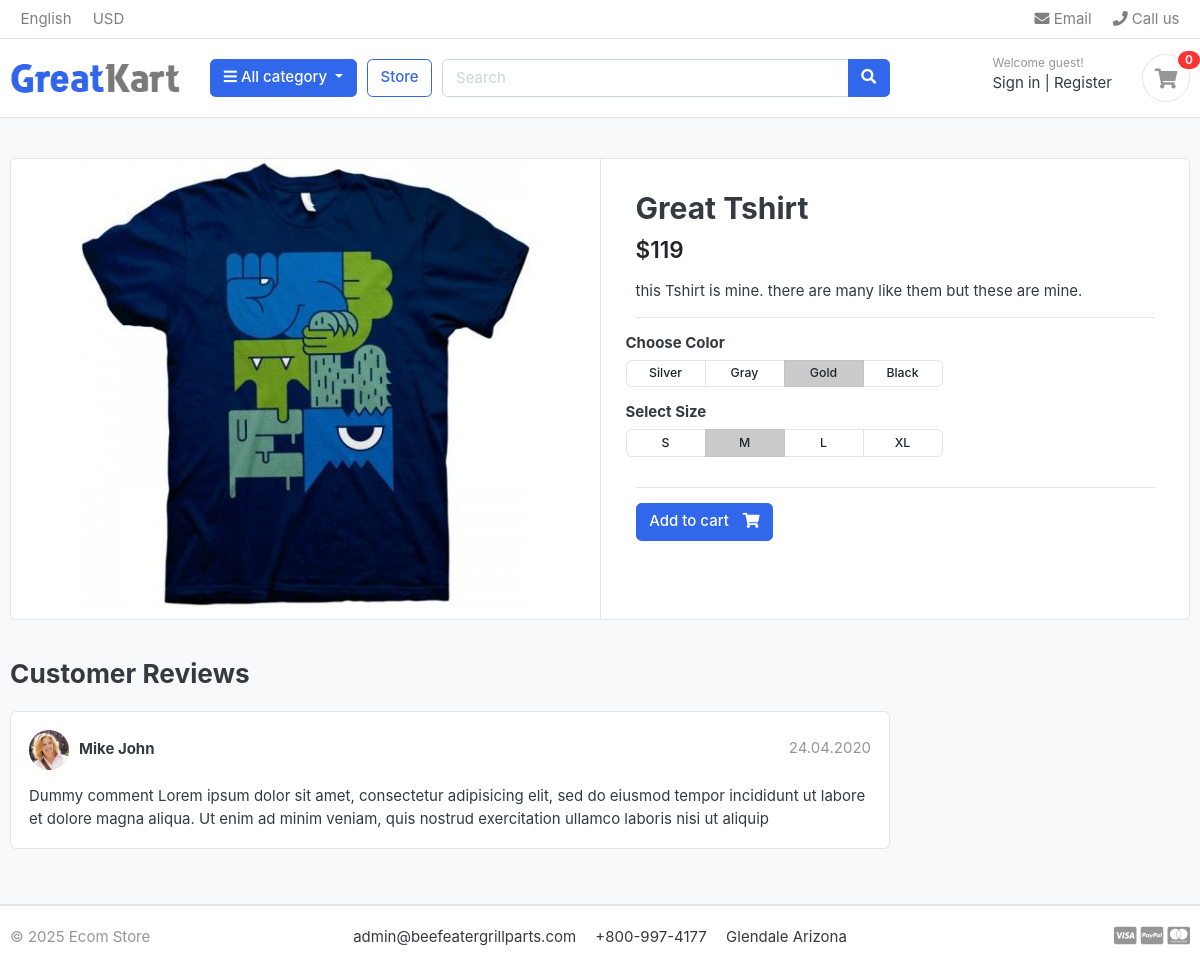
The page /store/t-shirt/great-tshirt/ on the database as committed earlier.
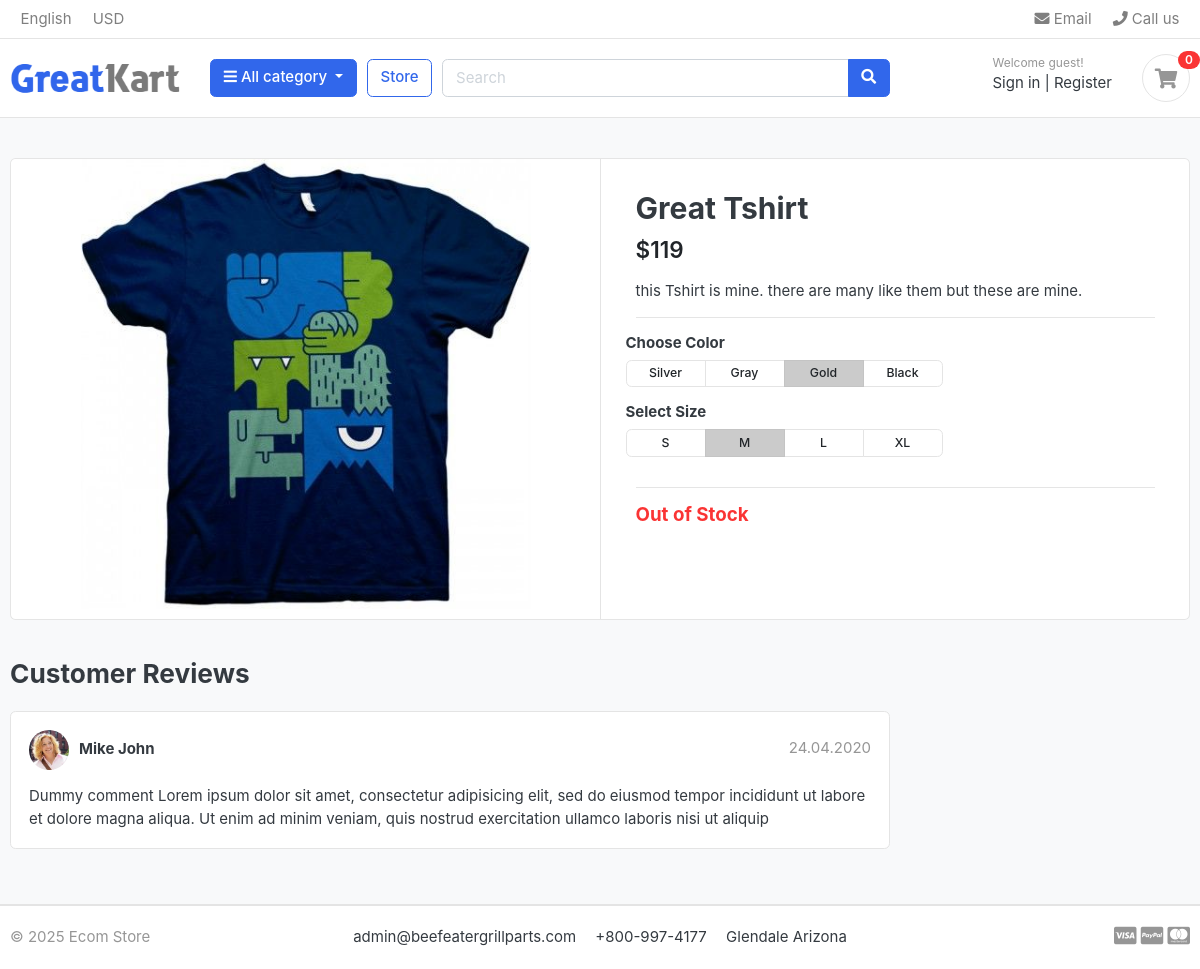
The same page on the database as committed later.
### store/models.py (models this page shows, shortened)
class Product(models.Model):
    product_name   = models.CharField(max_length=200, unique=True)
    slug           = models.SlugField(max_length=200, unique=True)
    description    = models.TextField(max_length=500, blank=True)
    price          = models.IntegerField()
    images         = models.ImageField(upload_to='photos/products')
    stock          = models.IntegerField()
    is_available   = models.BooleanField(default=True)
    category       = models.ForeignKey(Category, on_delete=models.CASCADE)
    created_date   = models.DateTimeField(auto_now_add=True)
    modified_date  = models.DateTimeField(auto_now=True)

### store/views.py (the view)
# urls.py: path('<slug:category_slug>/<slug:product_slug>/', views.product_detail, name='product_detail'),
def product_detail(request, category_slug, product_slug):
    try:
        single_product = Product.objects.get(category__slug=category_slug, slug=product_slug)
    except Exception as e:
        raise e
    context = {
        'single_product': single_product,
    }
    return render(request, 'store/product_detail.html', context)

### category/context_processors.py (called while the page is built)
def menu_links(request):
    links = Category.objects.all()
    return dict(links=links)

### category/models.py (called while the page is built)
    def get_url(self):
        return reverse('products_by_category', args=[self.slug])

### templates/store/product_detail.html
{% extends 'base.html' %}
{% load static %}
{% block content %}
<section class="section-content padding-y bg">
<div class="container">
<div class="card">
	<div class="row no-gutters">
		<aside class="col-md-6">
<article class="gallery-wrap">
	<div class="img-big-wrap">
	   <a href="#"><img src="{{ single_product.images.url }}"></a>
	</div>
</article>
		</aside>
		<main class="col-md-6 border-left">
<article class="content-body">
<h2 class="title">{{ single_product.product_name }}</h2>
<div class="mb-3">
	<var class="price h4">${{ single_product.price }}</var>
</div>
<p>{{ single_product.description }}</p>
<hr>
	<div class="row">
		<div class="item-option-select">
			<h6>Choose Color</h6>
			<div class="btn-group btn-group-sm btn-group-toggle" data-toggle="buttons">
			  <label class="btn btn-light">
			    <input type="radio" name="radio_color"> Silver
			  </label>
			  <label class="btn btn-light">
			    <input type="radio" name="radio_color" > Gray
			  </label>
			  <label class="btn btn-light active">
			    <input type="radio" name="radio_color checked"> Gold
			  </label>
			  <label class="btn btn-light">
			    <input type="radio" name="radio_color"> Black
			  </label>
			</div>
		</div>
	</div>
	<div class="row">
		<div class="item-option-select">
			<h6>Select Size</h6>
			<div class="btn-group btn-group-sm btn-group-toggle" data-toggle="buttons">
			  <label class="btn btn-light">
			    <input type="radio" name="radio_color"> S
			  </label>
			  <label class="btn btn-light active">
			    <input type="radio" name="radio_color" checked> M
			  </label>
			  <label class="btn btn-light">
			    <input type="radio" name="radio_color"> L
			  </label>
			  <label class="btn btn-light">
			    <input type="radio" name="radio_color"> XL
			  </label>
			</div>
		</div>
	</div>
	<hr>
	{% if single_product.stock <= 0 %}
	  <h5 class="text-danger">Out of Stock</h5>
	  {% else %}
		<a href="{% url 'add_cart' single_product.id %}" class="btn  btn-primary"> <span class="text">Add to cart</span> <i class="fas fa-shopping-cart"></i>  </a>
	{% endif %}
</article>
		</main>
	</div>
</div>
<br>
<div class="row">
			<div class="col-md-9">
	<header class="section-heading">
		<h3>Customer Reviews </h3>
	</header>
	<article class="box mb-3">
		<div class="icontext w-100">
			<img src="{% static './images/avatars/avatar1.jpg' %}" class="img-xs icon rounded-circle">
			<div class="text">
				<span class="date text-muted float-md-right">24.04.2020 </span>
				<h6 class="mb-1">Mike John </h6>
			</div>
		</div>
		<div class="mt-3">
			<p>
				Dummy comment Lorem ipsum dolor sit amet, consectetur adipisicing elit, sed do eiusmod
				tempor incididunt ut labore et dolore magna aliqua. Ut enim ad minim veniam,
				quis nostrud exercitation ullamco laboris nisi ut aliquip
			</p>
		</div>
	</article>
	</div>
</div>
</div>
</section>
{% endblock %}

### templates/base.html (shortened to what this page needs)
{% load static %}
<!DOCTYPE HTML>
<html lang="en">
<head>
<link href="{% static 'css/bootstrap.css' %}" rel="stylesheet" type="text/css"/>
<link href="{% static 'fonts/fontawesome/css/all.min.css' %}" type="text/css" rel="stylesheet">
<link href="{% static 'css/ui.css' %}" rel="stylesheet" type="text/css"/>
<link href="{% static 'css/responsive.css' %}" rel="stylesheet" media="only screen and (max-width: 1200px)" />
</head>
<body>
{% include 'includes/navbar.html' %}
{% block content %}{% endblock %}
{% include 'includes/footer.html' %}

### templates/includes/navbar.html (shortened to what this page needs)
{% load static %}
<header class="section-header">
<nav class="navbar p-md-0 navbar-expand-sm navbar-light border-bottom">
<div class="container">
  <div class="collapse navbar-collapse" id="navbarTop4">
    <ul class="navbar-nav mr-auto">
    	<li class="nav-item dropdown">
		 	<a href="#" class="nav-link">   English </a>
		</li>
		<li class="nav-item dropdown">
			<a href="#" class="nav-link"> USD </a>
		</li>
    </ul>
    <ul class="navbar-nav">
		<li><a href="#" class="nav-link"> <i class="fa fa-envelope"></i> Email </a></li>
		<li><a href="#" class="nav-link"> <i class="fa fa-phone"></i> Call us </a></li>
	</ul>
  </div>
</div>
</nav>
<section class="header-main border-bottom">
	<div class="container">
<div class="row align-items-center">
	<div class="col-lg-2 col-md-3 col-6">
		<a href="{% url 'home' %}" class="brand-wrap">
			<img class="logo" src="{% static './images/logo.png' %}">
		</a>
	</div>
	<div class="col-lg col-sm col-md col-6 flex-grow-0">
		<div class="category-wrap dropdown d-inline-block float-right">
			<button type="button" class="btn btn-primary dropdown-toggle" data-toggle="dropdown">
				<i class="fa fa-bars"></i> All category
			</button>
		</div>
	</div>
	<a href="{% url 'store' %}" class="btn btn-outline-primary">Store</a>
	<div class="col-lg  col-md-6 col-sm-12 col">
		<form action="#" class="search">
			<div class="input-group w-100">
			    <input type="text" class="form-control" style="width:60%;" placeholder="Search">
			    <div class="input-group-append">
			      <button class="btn btn-primary" type="submit">
			        <i class="fa fa-search"></i>
			      </button>
			    </div>
		    </div>
		</form>
	</div>
	<div class="col-lg-3 col-sm-6 col-8 order-2 order-lg-3">
				<div class="d-flex justify-content-end mb-3 mb-lg-0">
					<div class="widget-header">
						<small class="title text-muted">Welcome guest!</small>
						<div>
							<a href="./signin.html">Sign in</a> <span class="dark-transp"> | </span>
							<a href="./register.html"> Register</a>
						</div>
					</div>
					<a href="./cart.html" class="widget-header pl-3 ml-3">
						<div class="icon icon-sm rounded-circle border"><i class="fa fa-shopping-cart"></i></div>
						<span class="badge badge-pill badge-danger notify">0</span>
					</a>
				</div>
			</div>
</div>
	</div>
</section>
</header>

### templates/includes/footer.html
<footer class="section-footer border-top">
	<div class="container">
		<section class="footer-bottom border-top row">
			<div class="col-md-2">
				<p class="text-muted"> &copy 2025 Ecom Store </p>
			</div>
			<div class="col-md-8 text-md-center">
				<span  class="px-2">admin@beefeatergrillparts.com</span>
				<span  class="px-2">+800-997-4177</span>
				<span  class="px-2">Glendale Arizona</span>
			</div>
			<div class="col-md-2 text-md-right text-muted">
				<i class="fab fa-lg fa-cc-visa"></i>
				<i class="fab fa-lg fa-cc-paypal"></i>
				<i class="fab fa-lg fa-cc-mastercard"></i>
			</div>
		</section>
	</div>
</footer>

### static/css/ui.css (style rules this page uses)
html { font-family: "Inter", sans-serif; font-size: 15px; }
.content-body { flex: 1 1 auto; padding: 2rem 2.3rem; }
.icon-xs, .icon-sm, .icon-md, .icon-lg { display: inline-block; text-align: center; flex-shrink: 0; flex-grow: 0; }
.icon-sm { width: 48px; height: 48px; line-height: 48px !important; font-size: 20px; }
.img-xs, .img-sm, .img-md, .img-lg { -o-object-fit: cover; object-fit: cover; flex-shrink: 0; flex-grow: 0; }
.img-xs { width: 40px; height: 40px; }
.padding-y { padding-top: 40px; padding-bottom: 40px; }
var { font-style: normal; }
article:after, .form-group:after { display: block; clear: both; content: ""; }
.bg { background-color: #f8f9fa; }
.section-heading { margin-bottom: 20px; margin-top: 15px; }
p:last-child { margin-bottom: 0; }
.header-main { position: relative; padding-top: 1rem; padding-bottom: 1rem; }
.brand-wrap .logo, .navbar-brand .logo { margin-right: 7px; max-height: 42px; display: inline-block; }
.widget-header { display: inline-block; vertical-align: middle; position: relative; }
.widget-header a { color: #343a40; }
.widget-header i { color: #969696; }
.widget-header .title { display: block; }
.widget-header .notify { position: absolute; top: -3px; right: -10px; }
.footer-bottom { padding-top: 20px; padding-bottom: 20px; }
.btn-light { background-color: #fff; border-color: #e4e4e4; }
.icontext { display: inline-flex; align-items: center; vertical-align: middle; }
.icontext .text { width: 100%; line-height: 1.2; }
.icontext .icon { position: relative; margin-right: 10px; flex-shrink: 0; flex-grow: 0; }
.notify { position: absolute; top: -4px; right: -10px; display: inline-block; padding: 0.25em 0.6em; font-size: 12px; line-height: 1; text-align: center; border-radius: 3rem; color: #fff; background-color: #fa3434; }
.price { font-weight: 600; color: #212529; }
.box { padding: 18px; background: #fff; border-radius: 0.37rem; border: 1px solid #e4e4e4; }
.box img { max-width: 100%; }
.gallery-wrap .img-big-wrap { margin-bottom: 10px; border-radius: 0.37rem; overflow: hidden; background-color: #fff; }
.gallery-wrap .img-big-wrap a { text-align: center; display: block; }
.gallery-wrap .img-big-wrap img { height: 450px; width: auto; display: inline-block; }
.item-option-select { margin-bottom: 1rem; display: inline-block; margin-right: 15px; }
.item-option-select .btn { min-width: 80px; }

Rows that differ between the two databases and show on the page:
changed Product "Great Tshirt": stock 50 → 0 (drawn)
Other text that changed with them:
text no longer shown: "Add to cart"
text now shown: "Out of Stock"
